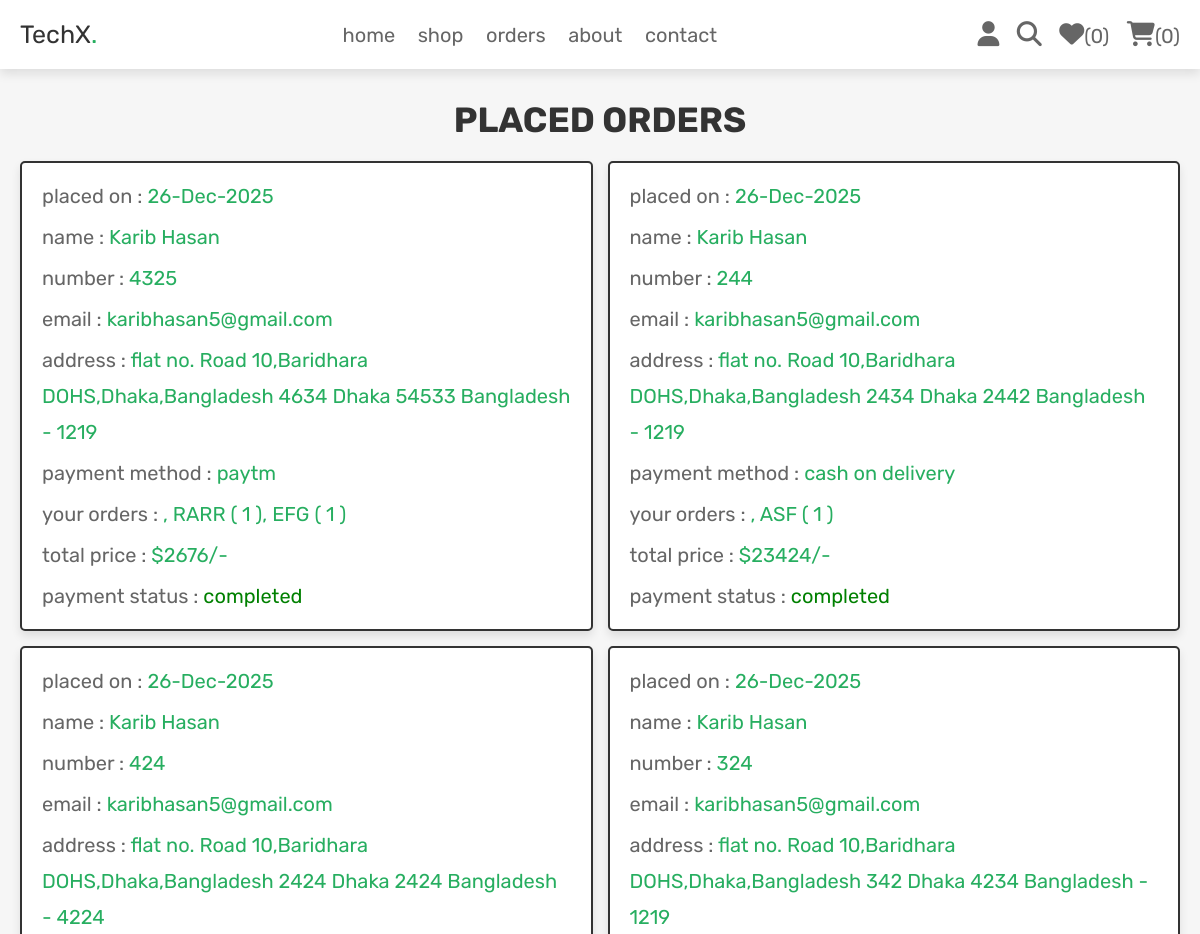
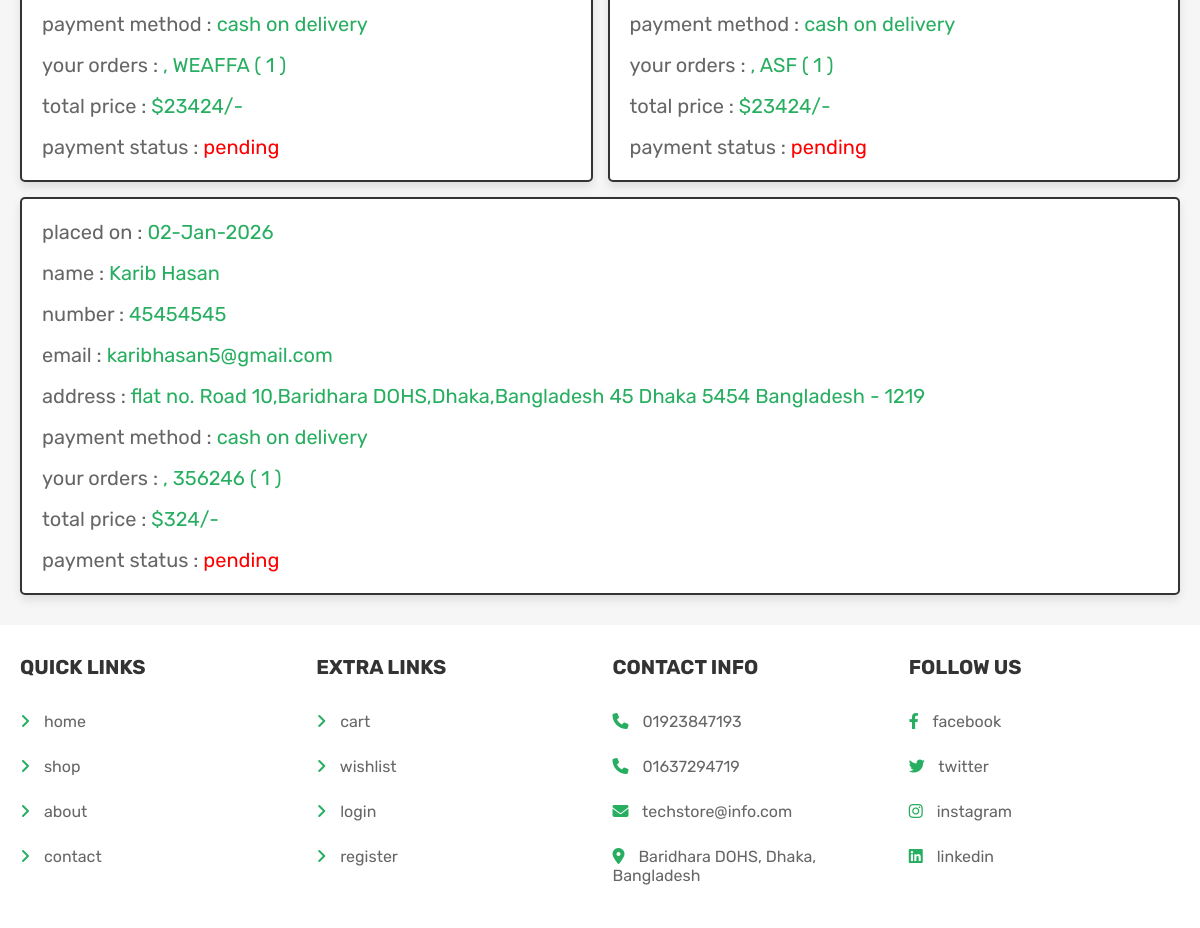
The page /Controller/orders.php (signed in) on the database as committed earlier (2 pictures, top to bottom).
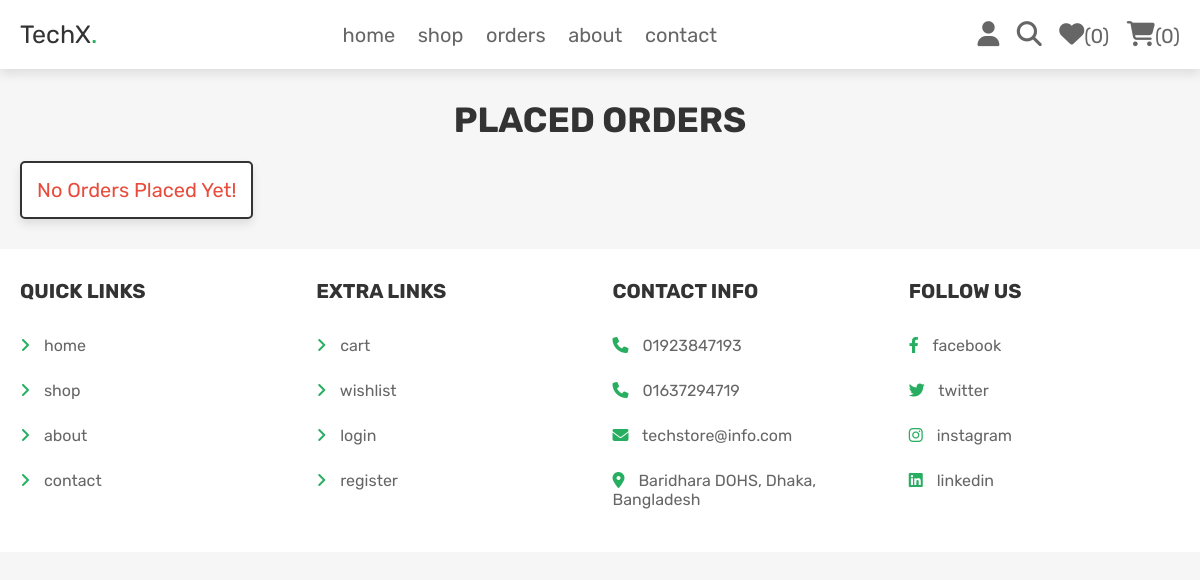
The same page on the database as committed later.
### tables this page shows
CREATE TABLE `orders` (
  `id` int(100) NOT NULL,
  `user_id` int(100) NOT NULL,
  `name` varchar(100) NOT NULL,
  `number` varchar(12) NOT NULL,
  `email` varchar(100) NOT NULL,
  `method` varchar(50) NOT NULL,
  `address` varchar(500) NOT NULL,
  `total_products` varchar(1000) NOT NULL,
  `total_price` int(100) NOT NULL,
  `placed_on` varchar(50) NOT NULL,
  `payment_status` varchar(20) NOT NULL DEFAULT 'pending'
);

### Controller/orders.php (the view, shortened to what this page needs)
<?php
@include 'config.php';
$user_id = $_SESSION['user_id'];
?>
<!DOCTYPE html>
<html lang="en">
<head>
   <link rel="stylesheet" href="https://cdnjs.cloudflare.com/ajax/libs/font-awesome/6.1.1/css/all.min.css">
   <link rel="stylesheet" href="../View/style.css">
</head>
<body>
<?php include 'header.php'; ?>
<section class="placed-orders">
   <h1 class="title">placed orders</h1>
   <div class="box-container">
   <?php
      $select_orders = $conn->prepare("SELECT * FROM `orders` WHERE user_id = ?");
      $select_orders->execute([$user_id]);
      if($select_orders->rowCount() > 0){
         while($fetch_orders = $select_orders->fetch(PDO::FETCH_ASSOC)){
   ?>
   <div class="box">
      <p> placed on : <span><?= $fetch_orders['placed_on']; ?></span> </p>
      <p> name : <span><?= $fetch_orders['name']; ?></span> </p>
      <p> number : <span><?= $fetch_orders['number']; ?></span> </p>
      <p> email : <span><?= $fetch_orders['email']; ?></span> </p>
      <p> address : <span><?= $fetch_orders['address']; ?></span> </p>
      <p> payment method : <span><?= $fetch_orders['method']; ?></span> </p>
      <p> your orders : <span><?= $fetch_orders['total_products']; ?></span> </p>
      <p> total price : <span>$<?= $fetch_orders['total_price']; ?>/-</span> </p>
      <p> payment status : <span style="color:<?php if($fetch_orders['payment_status'] == 'pending'){ echo 'red'; }else{ echo 'green'; }; ?>"><?= $fetch_orders['payment_status']; ?></span> </p>
   </div>
   <?php
      }
   }else{
      echo '<p class="empty">no orders placed yet!</p>';
   }
   ?>
   </div>
</section>
<?php include 'footer.php'; ?>
</body>
</html>

Rows that differ between the two databases and show on the page:
no longer on this page (row edited): orders: placed_on "26-Dec-2025", name "Karib Hasan", number "4325", email "karibhasan5@gmail.com", address "flat no. Road 10,Baridhara DOHS,Dhaka,Bangladesh 4634 Dhaka 54533 Bangladesh - 1219", method "paytm", total_products ", RARR ( 1 ), EFG ( 1 )", total_price "2676", payment_status "completed"
removed orders: placed_on "26-Dec-2025", name "Karib Hasan", number "244", email "karibhasan5@gmail.com", address "flat no. Road 10,Baridhara DOHS,Dhaka,Bangladesh 2434 Dhaka 2442 Bangladesh - 1219", method "cash on delivery", total_products ", ASF ( 1 )", total_price "23424", payment_status "completed"
removed orders: placed_on "26-Dec-2025", name "Karib Hasan", number "424", email "karibhasan5@gmail.com", address "flat no. Road 10,Baridhara DOHS,Dhaka,Bangladesh 2424 Dhaka 2424 Bangladesh - 4224", method "cash on delivery", total_products ", WEAFFA ( 1 )", total_price "23424", payment_status "pending"
removed orders: placed_on "26-Dec-2025", name "Karib Hasan", number "324", email "karibhasan5@gmail.com", address "flat no. Road 10,Baridhara DOHS,Dhaka,Bangladesh 342 Dhaka 4234 Bangladesh - 1219", method "cash on delivery", total_products ", ASF ( 1 )", total_price "23424", payment_status "pending"
removed orders: placed_on "02-Jan-2026", name "Karib Hasan", number "45454545", email "karibhasan5@gmail.com", address "flat no. Road 10,Baridhara DOHS,Dhaka,Bangladesh 45 Dhaka 5454 Bangladesh - 1219", method "cash on delivery", total_products ", 356246 ( 1 )", total_price "324", payment_status "pending"
Other text that changed with them:
text now shown: "No Orders Placed Yet!"
